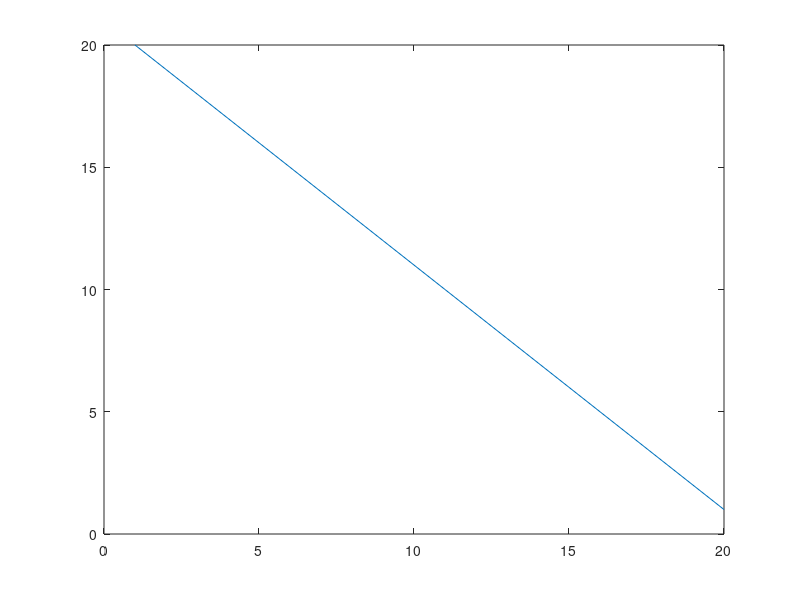
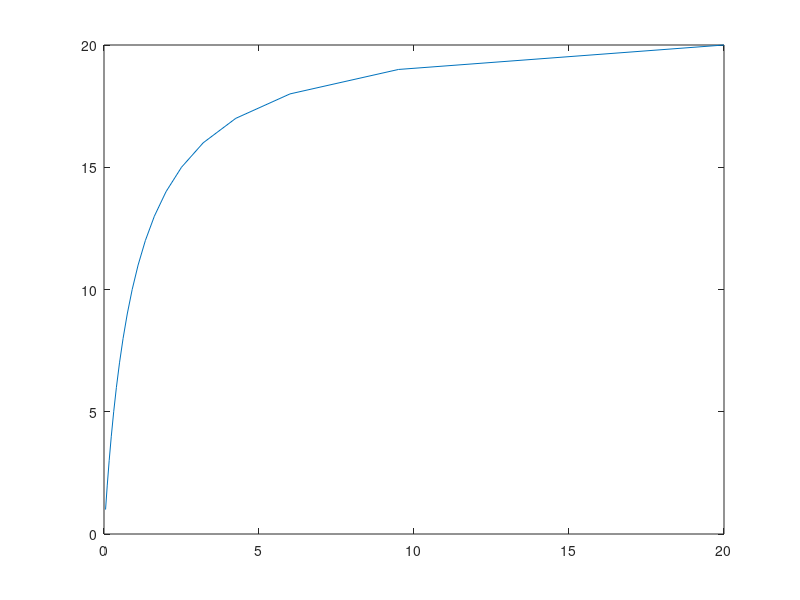
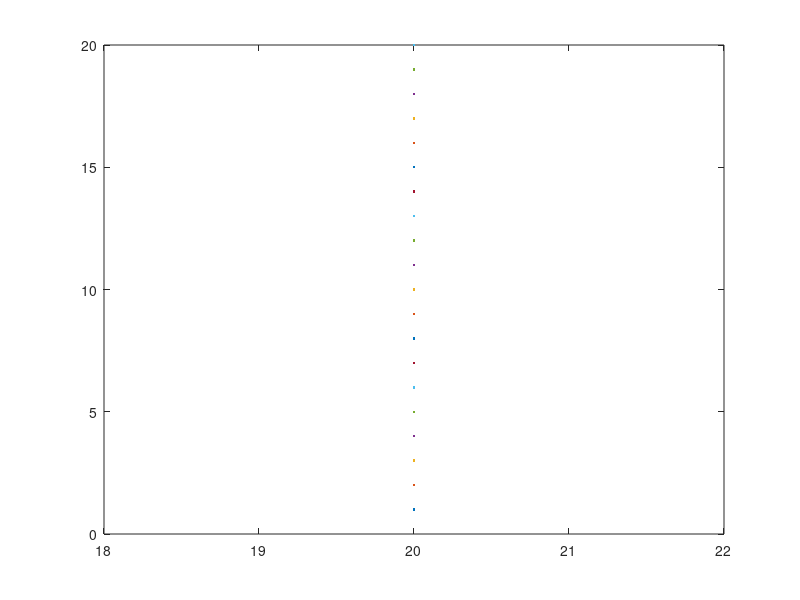
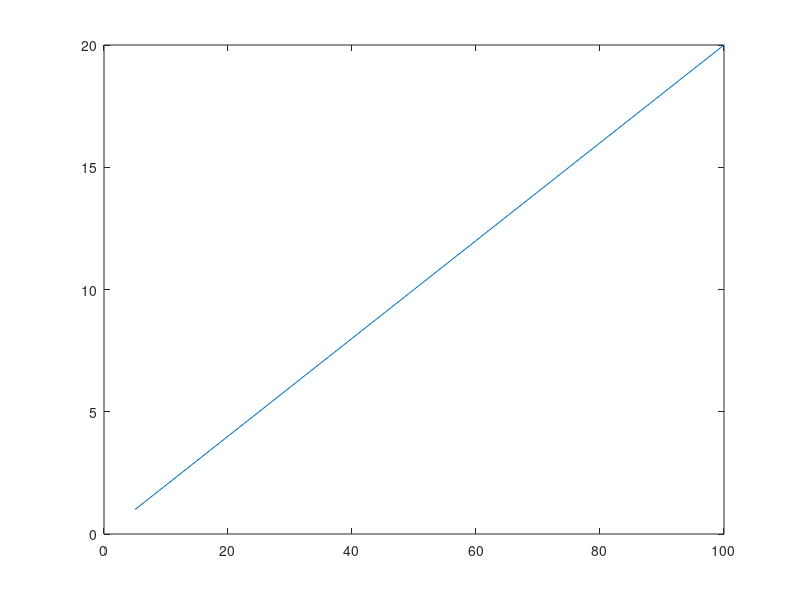

Source code (MATLAB) for these figures, in order:
%% #
clear; clc; close all;

a = 1:20
b = linspace(20, 1, 20)
c = a ./ b 
e = 1:length(c)

for d = 1:length(b) 
    e(d) = e(d) * 5 
end 
figure(1) 
plot(b, a) 
figure(2) 
plot(c, a) 
figure(3) 
plot(d, a) 
figure(4) 
plot(e, a) 